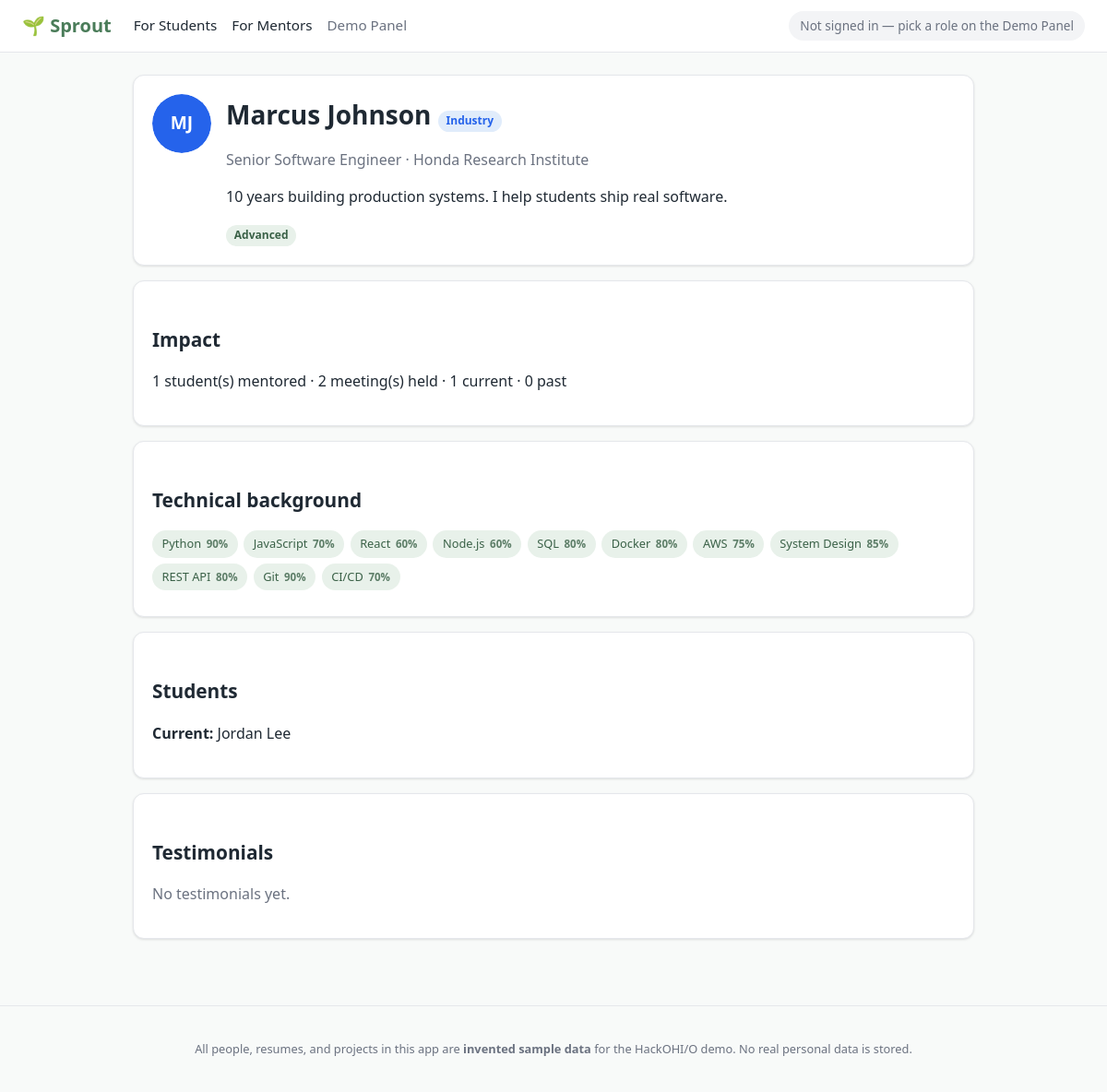
Screenshot of /mentors/2 with the database file from the repository.
### app/db/models.py (models this page shows)
class Base(DeclarativeBase):
    pass

class User(Base):
    __tablename__ = "user"
    id: Mapped[int] = mapped_column(primary_key=True)
    role: Mapped[str] = mapped_column(String, nullable=False)
    name: Mapped[str] = mapped_column(String, nullable=False)
    headshot_url: Mapped[str] = mapped_column(String, default="")
    bio_short: Mapped[str] = mapped_column(String, default="")
    major: Mapped[str | None] = mapped_column(String, nullable=True)
    year: Mapped[str | None] = mapped_column(String, nullable=True)
    mentor_type: Mapped[str | None] = mapped_column(String, nullable=True)
    title: Mapped[str | None] = mapped_column(String, nullable=True)
    org: Mapped[str | None] = mapped_column(String, nullable=True)
    is_sample: Mapped[bool] = mapped_column(default=True)

class MentorProfile(Base):
    __tablename__ = "mentorprofile"
    user_id: Mapped[int] = mapped_column(
        ForeignKey("user.id"), primary_key=True
    )
    resume_text: Mapped[str] = mapped_column(String, default="")
    skill_scores: Mapped[dict] = mapped_column(
        MutableDict.as_mutable(JSON), default=dict
    )
    experience_score: Mapped[float] = mapped_column(default=0.0)
    experience_level: Mapped[str] = mapped_column(String, default="intermediate")
    additional_experiences: Mapped[str] = mapped_column(String, default="")
    outcomes: Mapped[list] = mapped_column(
        MutableList.as_mutable(JSON), default=list
    )
    availability: Mapped[list] = mapped_column(
        MutableList.as_mutable(JSON), default=list
    )
    top3: Mapped[list] = mapped_column(
        MutableList.as_mutable(JSON), default=list
    )
    max_students: Mapped[int] = mapped_column(default=2)

### app/routers/pages.py (the view)
@router.get("/mentors/{mentor_id}")
def mentor_profile(mentor_id: int, request: Request, db: Session = Depends(get_session)):
    mentor = db.get(User, mentor_id)
    profile = db.get(MentorProfile, mentor_id)
    all_ms = db.query(Mentorship).filter(Mentorship.mentor_id == mentor_id).all()
    current_students, past_students = [], []
    meetings_held = 0
    for ms in all_ms:
        student = db.get(User, ms.student_id)
        meetings_held += (
            db.query(Meeting)
            .filter(Meeting.mentorship_id == ms.id, Meeting.status == "held")
            .count()
        )
        if ms.status == "active":
            current_students.append(student)
        elif ms.status == "completed":
            past_students.append(student)
    testimonials = []
    for t in db.query(Testimonial).filter(Testimonial.mentor_id == mentor_id).all():
        author = db.get(User, t.student_id)
        testimonials.append({"t": t, "author": author})
    return render(
        "mentor/profile.html",
        {
            "request": request,
            "current": current_user(request, db),
            "mentor": mentor,
            "profile": profile,
            "current_students": current_students,
            "past_students": past_students,
            "meetings_held": meetings_held,
            "total_mentored": len(current_students) + len(past_students),
            "testimonials": testimonials,
            "taxonomy": load_taxonomy(),
        },
    )

### app/templates/mentor/profile.html (shortened to what this page needs)
{% extends "base.html" %}
{% block content %}
<div class="card">
  <div class="card-row">
    <img class="avatar" src="{{ mentor.headshot_url }}" alt="{{ mentor.name }}">
    <div style="flex:1;">
      <h1 style="margin:.1rem 0;">{{ mentor.name }}
        <span class="badge badge-{{ mentor.mentor_type }}">{{ mentor.mentor_type|capitalize }}</span>
      </h1>
      <p class="muted">{{ mentor.title }}{% if mentor.org %} · {{ mentor.org }}{% endif %}</p>
      {% if mentor.bio_short %}<p>{{ mentor.bio_short }}</p>{% endif %}
      {% if profile %}
        <span class="badge badge-{{ profile.experience_level }}">{{ profile.experience_level|capitalize }}</span>
      {% endif %}
    </div>
  </div>
</div>
<div class="card">
  <h2>Impact</h2>
  <p>{{ total_mentored }} student(s) mentored · {{ meetings_held }} meeting(s) held
     · {{ current_students|length }} current · {{ past_students|length }} past</p>
</div>
{% if profile and profile.skill_scores %}
<div class="card">
  <h2>Technical background</h2>
  <div class="chips">
    {% for sid, conf in profile.skill_scores.items() %}
      <span class="chip">{{ taxonomy[sid].label if sid in taxonomy else sid }} <span class="conf">{{ (conf*100)|round|int }}%</span></span>
    {% endfor %}
  </div>
</div>
{% endif %}
<div class="card">
  <h2>Students</h2>
  {% if current_students %}<p><strong>Current:</strong> {{ current_students|map(attribute='name')|join(", ") }}</p>{% endif %}
</div>
<div class="card">
  <h2>Testimonials</h2>
  {% if not testimonials %}<p class="muted">No testimonials yet.</p>{% endif %}
</div>
{% endblock %}

### app/static/styles.css (style rules this page uses)
:root { --green: #4a7c59; --green-dark: #3a6147; --green-light: #e8f1ea; --blue: #2563eb; --purple: #7c3aed; --yellow: #d4a017; --ink: #1f2933; --muted: #6b7280; --line: #e5e7eb; --bg: #ffffff; --bg-soft: #f8faf9; --danger: #c0392b; --radius: 12px; --shadow: 0 1px 3px rgba(0,0,0,.08), 0 1px 2px rgba(0,0,0,.04); }
* { box-sizing: border-box; }
body { margin: 0; font-family: system-ui, -apple-system, "Segoe UI", Roboto, Helvetica, Arial, sans-serif; color: var(--ink); background: var(--bg-soft); line-height: 1.5; }
h1 { font-size: 1.75rem; margin-bottom: .25rem; }
h2 { font-size: 1.3rem; margin-top: 1.75rem; }
.muted { color: var(--muted); }
.card { background: var(--bg); border: 1px solid var(--line); border-radius: var(--radius); box-shadow: var(--shadow); padding: 1.25rem; margin-bottom: 1rem; }
.card-row { display: flex; gap: 1rem; align-items: flex-start; }
.avatar { width: 64px; height: 64px; border-radius: 50%; flex-shrink: 0; }
.badge { display: inline-block; padding: .15rem .55rem; border-radius: 999px; font-size: .75rem; font-weight: 600; }
.badge-industry { background: #e0ecfb; color: var(--blue); }
.badge-advanced { background: var(--green-light); color: var(--green-dark); }
.chips { display: flex; flex-wrap: wrap; gap: .4rem; margin: .5rem 0; }
.chip { display: inline-flex; align-items: center; gap: .35rem; padding: .25rem .6rem; border-radius: 999px; background: var(--green-light); color: var(--green-dark); font-size: .8rem; border: 1px solid transparent; }
.chip .conf { font-weight: 700; opacity: .8; font-size: .72rem; }

### rows the page displays
User: headshot_url (picture), name "Marcus Johnson", mentor_type "Industry", title "Senior Software Engineer", org "Honda Research Institute", bio_short "10 years building production systems. I help students ship real software."
MentorProfile: experience_level "Advanced"

### other values shown
{{ total_mentored }} "1"
{{ meetings_held }} "2"
{{ current_students|length }} "1"
{{ past_students|length }} "0"
{{ taxonomy[sid].label if sid in taxonomy else sid }} "Python" "JavaScript" "React" "Node.js" "SQL" "Docker" "AWS" "System Design" "REST API" "Git" "CI/CD"
{{ (conf*100)|round|int }} "90" "70" "60" "60" "80" "80" "75" "85" "80" "90" "70"
{{ current_students|map(attribute='name')|join(", ") }} "Jordan Lee"
